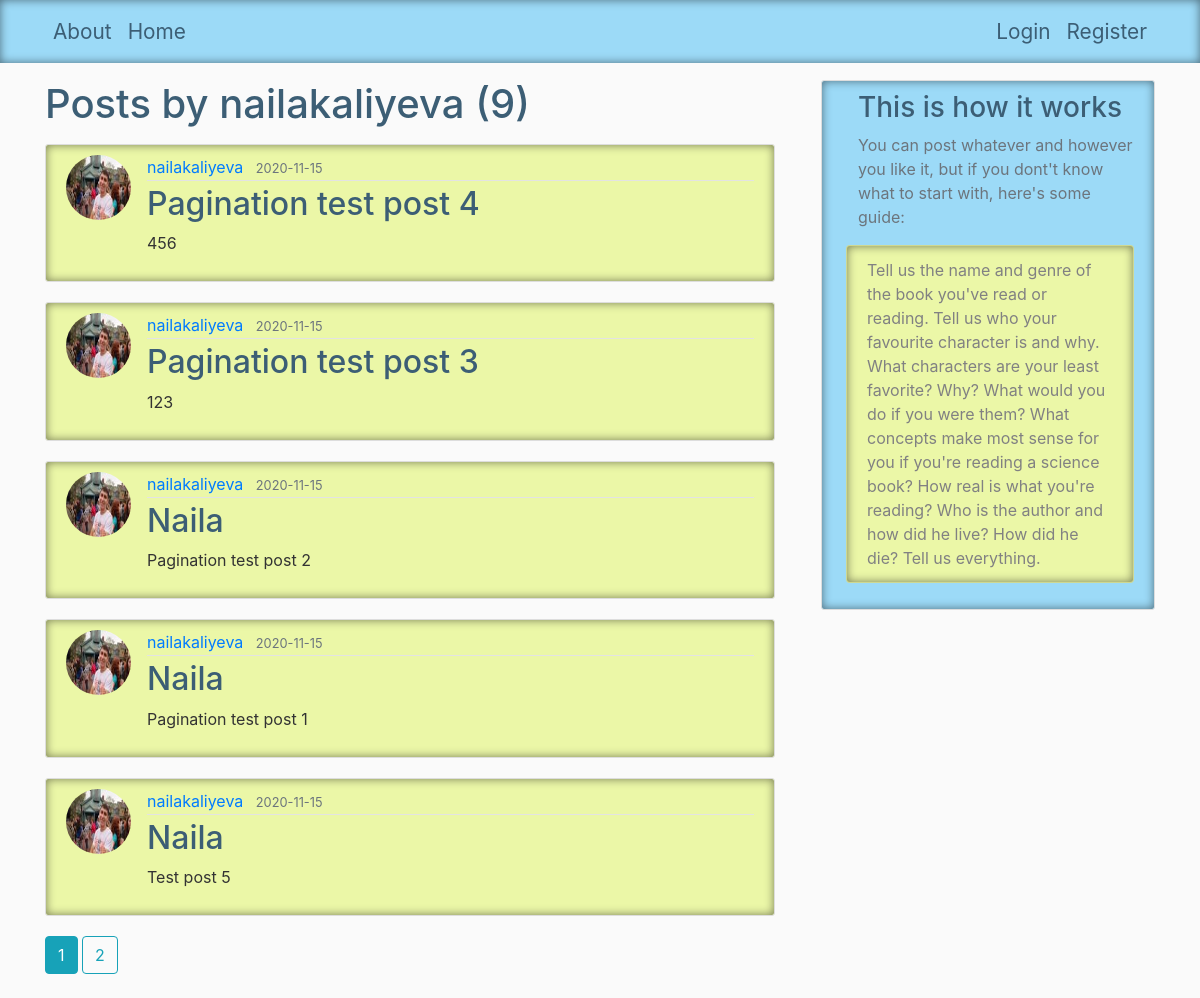
/user/nailakaliyeva, run on an earlier commit of the app's database.
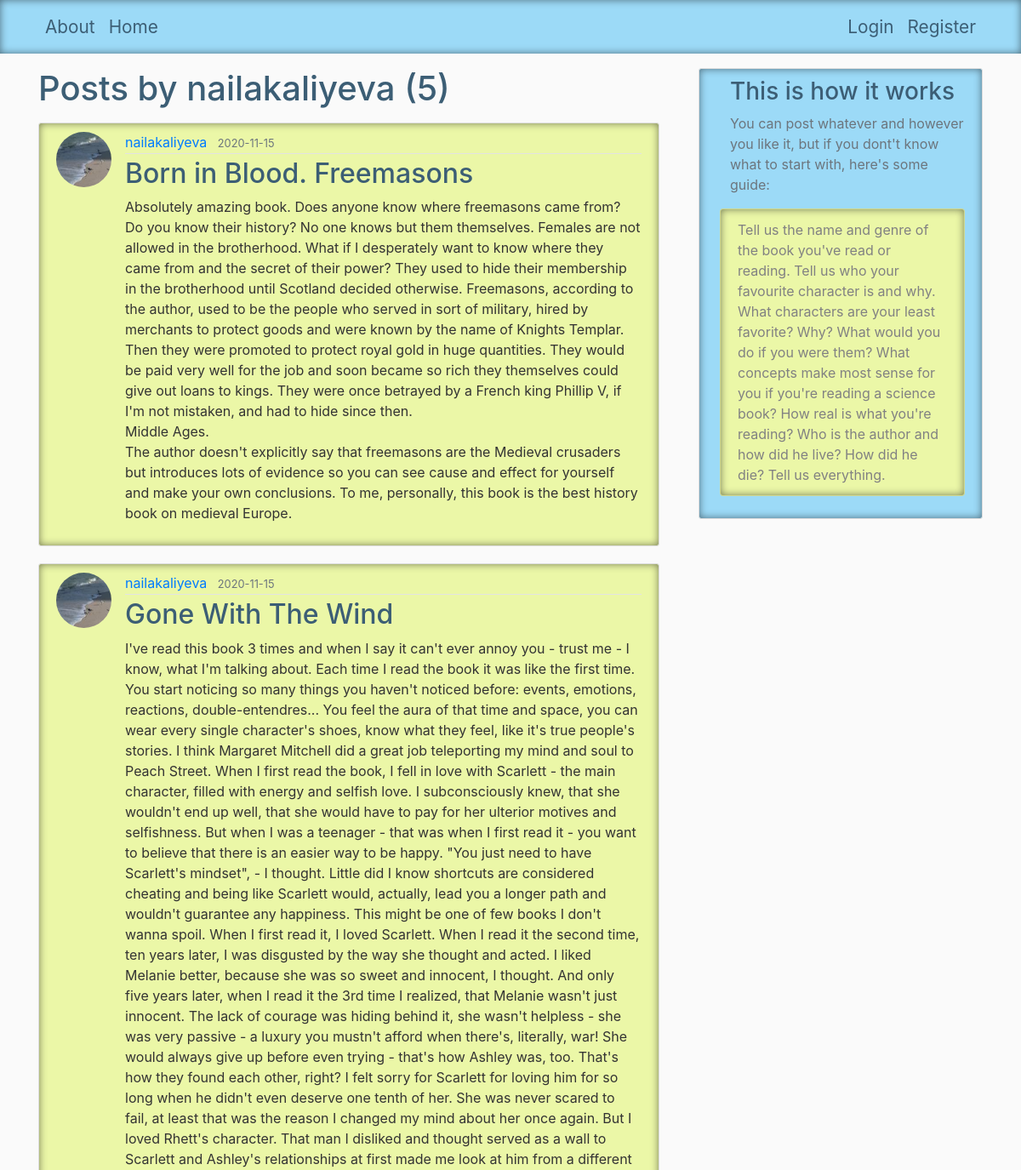
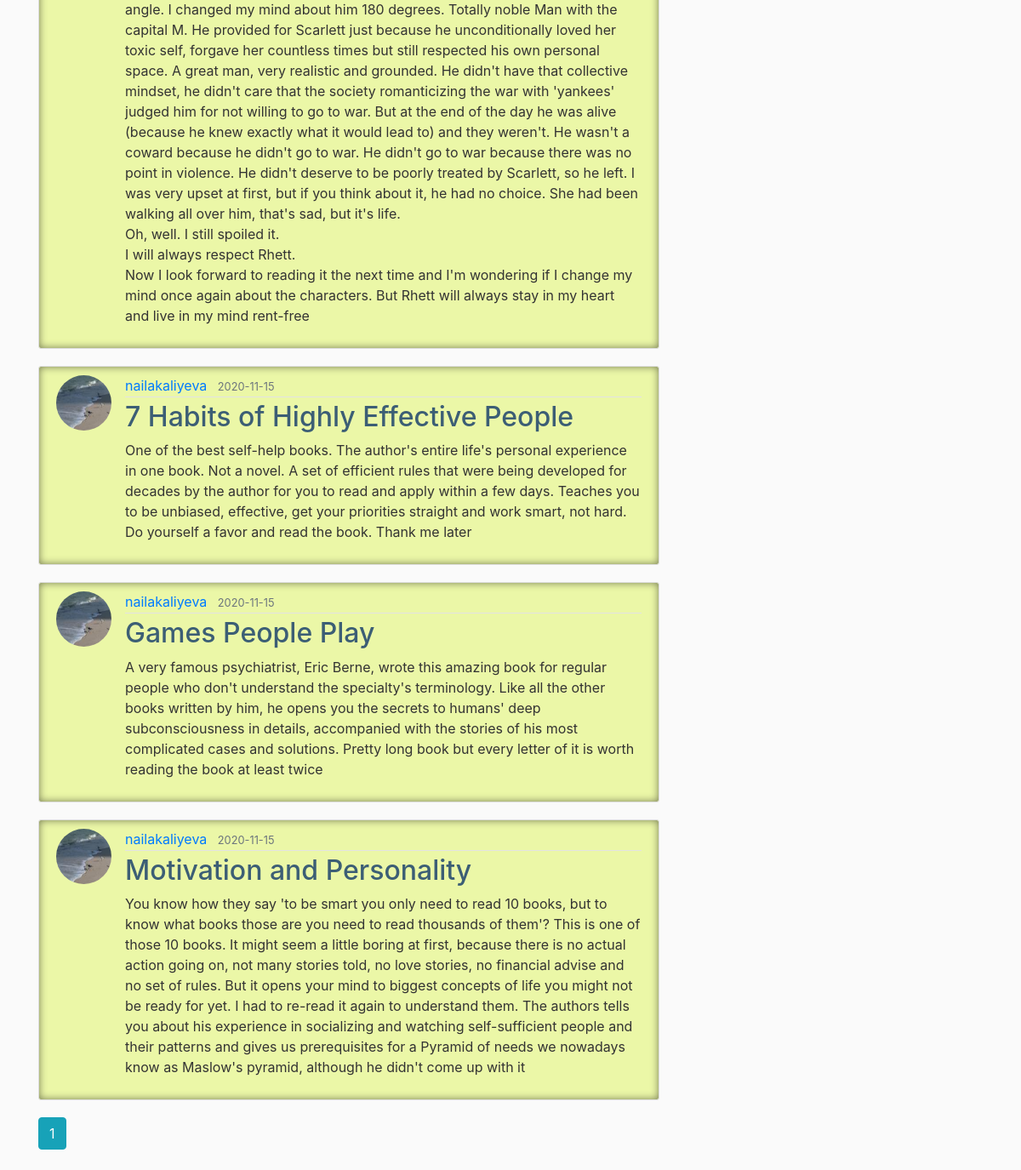
And on a later commit of the database (2 pictures, top to bottom).
### flaskblog/models.py (models this page shows, shortened)
class Post(db.Model):
    id = db.Column(db.Integer, primary_key=True)
    title = db.Column(db.String(100), nullable=False)
    date_posted = db.Column(db.DateTime, nullable=False, default=datetime.utcnow)
    content = db.Column(db.Text, nullable=False)
    user_id = db.Column(db.Integer, db.ForeignKey('user.id'), nullable=False)

class User(db.Model, UserMixin):
    id = db.Column(db.Integer, primary_key=True)
    username = db.Column(db.String(20), unique=True, nullable=False)
    email = db.Column(db.String(120), unique=True, nullable=False)
    image_file = db.Column(db.String(20), nullable=False, default='default.jpg')
    password = db.Column(db.String(60), nullable=False)
    posts = db.relationship('Post', backref='author', lazy=True)

### flaskblog/users/routes.py (the view)
@users.route("/user/<string:username>")
def user_posts(username):
    page = request.args.get('page', 1, type=int)
    user = User.query.filter_by(username=username).first_or_404()
    posts = Post.query.filter_by(author=user)\
        .order_by(Post.date_posted.desc())\
        .paginate(page=page, per_page=5)
    return render_template('user_posts.html', posts=posts, user=user)

### flaskblog/templates/user_posts.html
{% extends "layout.html" %}
{% block content %}
    <h1 class="mb-3" style="color: #3c5e75">Posts by {{ user.username }} ({{ posts.total }})</h1>
    {% for post in posts.items %}
        <article class="media content-section" style="background-color: #ebf7a7; box-shadow: inset 0px 0px 10px rgba(0,0,0,0.5);">
          <img class="rounded-circle article-img" src="{{ url_for('static', filename='profile_pics/' + post.author.image_file) }}">
          <div class="media-body">
            <div class="article-metadata">
              <a class="mr-2" href="{{ url_for('users.user_posts', username=post.author.username) }}" >{{ post.author.username }}</a>
              <small class="text-muted">{{ post.date_posted.strftime('%Y-%m-%d') }}</small>
            </div>
            <h2><a class="article-title" href="{{ url_for('posts.post', post_id=post.id) }}" style="color: #3c5e75">{{ post.title }}</a></h2>
            <p class="article-content">{{ post.content }}</p>
          </div>
        </article>
    {% endfor %}
    {% for page_num in posts.iter_pages(left_edge=1, right_edge=1, left_current=1, right_current=2) %}
      {% if page_num %}
        {% if posts.page == page_num %}
          <a class="btn btn-info mb-4" href="{{ url_for('users.user_posts', username=user.username, page=page_num) }}">{{ page_num }}</a>
        {% else %}
          <a class="btn btn-outline-info mb-4" href="{{ url_for('users.user_posts', username=user.username, page=page_num) }}">{{ page_num }}</a>
        {% endif %}
      {% else %}
        ...
      {% endif %}
    {% endfor %}
{% endblock content %}

What changed in the data, as far as the page shows it:
changed Post: image_file: a different picture; title "Pagination test post 4" → "Born in Blood. Freemasons"; content "456" → "Absolutely amazing book. Does anyone know where freemasons came from? Do you know their history? No one knows but them themselves. Females are not allowed in the brotherhood. What if I desperately want to know where they came from and the secret of their power? They used to hide their membership in the brotherhood until Scotland decided otherwise. Freemasons, according to the author, used to be the people who served in sort of military, hired by merchants to protect goods and were known by the name of Knights Templar. Then they were promoted to protect royal gold in huge quantities. They would be paid very well for the job and soon became so rich they themselves could give out loans to…"
changed Post: image_file: a different picture; title "Pagination test post 3" → "Gone With The Wind"; content "123" → "I've read this book 3 times and when I say it can't ever annoy you - trust me - I know, what I'm talking about. Each time I read the book it was like the first time. You start noticing so many things you haven't noticed before: events, emotions, reactions, double-entendres... You feel the aura of that time and space, you can wear every single character's shoes, know what they feel, like it's true people's stories. I think Margaret Mitchell did a great job teleporting my mind and soul to Peach Street. When I first read the book, I fell in love with Scarlett - the main character, filled with energy and selfish love. I subconsciously knew, that she wouldn't end up well, that she would have to…"
changed Post: image_file: a different picture; title "Naila" → "7 Habits of Highly Effective People"; content "Pagination test post 2" → "One of the best self-help books. The author's entire life's personal experience in one book. Not a novel. A set of efficient rules that were being developed for decades by the author for you to read and apply within a few days. Teaches you to be unbiased, effective, get your priorities straight and work smart, not hard. Do yourself a favor and read the book. Thank me later"
changed Post: image_file: a different picture; title "Naila" → "Games People Play"; content "Pagination test post 1" → "A very famous psychiatrist, Eric Berne, wrote this amazing book for regular people who don't understand the specialty's terminology. Like all the other books written by him, he opens you the secrets to humans' deep subconsciousness in details, accompanied with the stories of his most complicated cases and solutions. Pretty long book but every letter of it is worth reading the book at least twice"
changed Post: image_file: a different picture; title "Naila" → "Motivation and Personality"; content "Test post 5" → "You know how they say 'to be smart you only need to read 10 books, but to know what books those are you need to read thousands of them'? This is one of those 10 books. It might seem a little boring at first, because there is no actual action going on, not many stories told, no love stories, no financial advise and no set of rules. But it opens your mind to biggest concepts of life you might not be ready for yet. I had to re-read it again to understand them. The authors tells you about his experience in socializing and watching self-sufficient people and their patterns and gives us prerequisites for a Pyramid of needs we nowadays know as Maslow's pyramid, although he didn't come up with it"
Also different on the page:
{{ posts.total }}: "9" → "5"
list line gone: "2"
